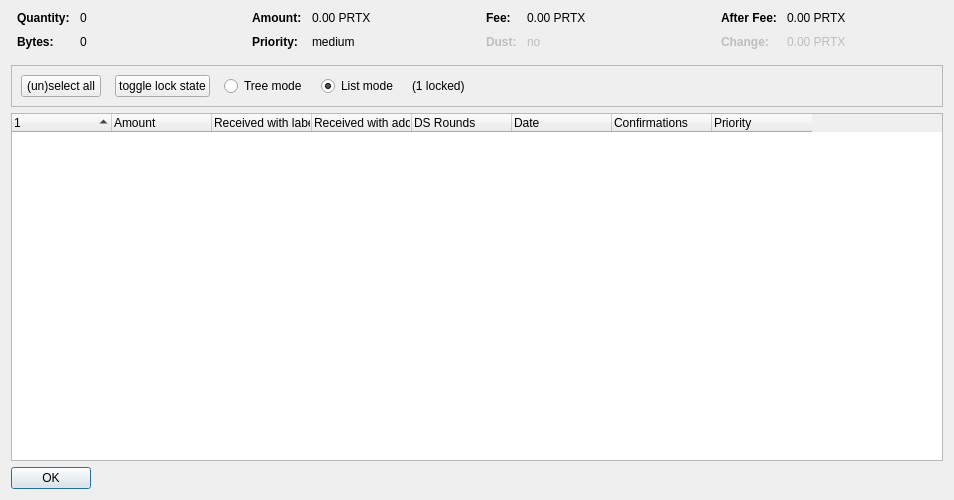
<?xml version="1.0" encoding="UTF-8"?>
<ui version="4.0">
 <class>CoinControlDialog</class>
 <widget class="QDialog" name="CoinControlDialog">
  <property name="geometry">
   <rect>
    <x>0</x>
    <y>0</y>
    <width>954</width>
    <height>500</height>
   </rect>
  </property>
  <property name="windowTitle">
   <string>Coin Selection</string>
  </property>
  <layout class="QVBoxLayout" name="verticalLayout">
   <item>
    <layout class="QHBoxLayout" name="horizontalLayoutTop" stretch="0,0,0,0">
     <property name="topMargin">
      <number>0</number>
     </property>
     <property name="bottomMargin">
      <number>10</number>
     </property>
     <item>
      <layout class="QFormLayout" name="formLayoutCoinControl1">
       <property name="horizontalSpacing">
        <number>10</number>
       </property>
       <property name="verticalSpacing">
        <number>10</number>
       </property>
       <property name="leftMargin">
        <number>6</number>
       </property>
       <property name="rightMargin">
        <number>6</number>
       </property>
       <item row="0" column="0">
        <widget class="QLabel" name="labelCoinControlQuantityText">
         <property name="font">
          <font>
           <weight>75</weight>
           <bold>true</bold>
          </font>
         </property>
         <property name="text">
          <string>Quantity:</string>
         </property>
        </widget>
       </item>
       <item row="0" column="1">
        <widget class="QLabel" name="labelCoinControlQuantity">
         <property name="cursor">
          <cursorShape>IBeamCursor</cursorShape>
         </property>
         <property name="contextMenuPolicy">
          <enum>Qt::ActionsContextMenu</enum>
         </property>
         <property name="text">
          <string notr="true">0</string>
         </property>
         <property name="textInteractionFlags">
          <set>Qt::LinksAccessibleByMouse|Qt::TextSelectableByKeyboard|Qt::TextSelectableByMouse</set>
         </property>
        </widget>
       </item>
       <item row="1" column="0">
        <widget class="QLabel" name="labelCoinControlBytesText">
         <property name="font">
          <font>
           <weight>75</weight>
           <bold>true</bold>
          </font>
         </property>
         <property name="text">
          <string>Bytes:</string>
         </property>
        </widget>
       </item>
       <item row="1" column="1">
        <widget class="QLabel" name="labelCoinControlBytes">
         <property name="cursor">
          <cursorShape>IBeamCursor</cursorShape>
         </property>
         <property name="contextMenuPolicy">
          <enum>Qt::ActionsContextMenu</enum>
         </property>
         <property name="text">
          <string notr="true">0</string>
         </property>
         <property name="textInteractionFlags">
          <set>Qt::LinksAccessibleByMouse|Qt::TextSelectableByKeyboard|Qt::TextSelectableByMouse</set>
         </property>
        </widget>
       </item>
      </layout>
     </item>
     <item>
      <layout class="QFormLayout" name="formLayoutCoinControl2">
       <property name="horizontalSpacing">
        <number>10</number>
       </property>
       <property name="verticalSpacing">
        <number>10</number>
       </property>
       <property name="leftMargin">
        <number>6</number>
       </property>
       <property name="rightMargin">
        <number>6</number>
       </property>
       <item row="0" column="0">
        <widget class="QLabel" name="labelCoinControlAmountText">
         <property name="font">
          <font>
           <weight>75</weight>
           <bold>true</bold>
          </font>
         </property>
         <property name="text">
          <string>Amount:</string>
         </property>
        </widget>
       </item>
       <item row="0" column="1">
        <widget class="QLabel" name="labelCoinControlAmount">
         <property name="cursor">
          <cursorShape>IBeamCursor</cursorShape>
         </property>
         <property name="contextMenuPolicy">
          <enum>Qt::ActionsContextMenu</enum>
         </property>
         <property name="text">
          <string notr="true">0.00 PRTX</string>
         </property>
         <property name="textInteractionFlags">
          <set>Qt::LinksAccessibleByMouse|Qt::TextSelectableByKeyboard|Qt::TextSelectableByMouse</set>
         </property>
        </widget>
       </item>
       <item row="1" column="0">
        <widget class="QLabel" name="labelCoinControlPriorityText">
         <property name="font">
          <font>
           <weight>75</weight>
           <bold>true</bold>
          </font>
         </property>
         <property name="text">
          <string>Priority:</string>
         </property>
        </widget>
       </item>
       <item row="1" column="1">
        <widget class="QLabel" name="labelCoinControlPriority">
         <property name="cursor">
          <cursorShape>IBeamCursor</cursorShape>
         </property>
         <property name="contextMenuPolicy">
          <enum>Qt::ActionsContextMenu</enum>
         </property>
         <property name="text">
          <string>medium</string>
         </property>
         <property name="textInteractionFlags">
          <set>Qt::LinksAccessibleByMouse|Qt::TextSelectableByKeyboard|Qt::TextSelectableByMouse</set>
         </property>
        </widget>
       </item>
      </layout>
     </item>
     <item>
      <layout class="QFormLayout" name="formLayoutCoinControl3">
       <property name="horizontalSpacing">
        <number>10</number>
       </property>
       <property name="verticalSpacing">
        <number>10</number>
       </property>
       <property name="leftMargin">
        <number>6</number>
       </property>
       <property name="rightMargin">
        <number>6</number>
       </property>
       <item row="0" column="0">
        <widget class="QLabel" name="labelCoinControlFeeText">
         <property name="font">
          <font>
           <weight>75</weight>
           <bold>true</bold>
          </font>
         </property>
         <property name="text">
          <string>Fee:</string>
         </property>
        </widget>
       </item>
       <item row="0" column="1">
        <widget class="QLabel" name="labelCoinControlFee">
         <property name="cursor">
          <cursorShape>IBeamCursor</cursorShape>
         </property>
         <property name="contextMenuPolicy">
          <enum>Qt::ActionsContextMenu</enum>
         </property>
         <property name="text">
          <string notr="true">0.00 PRTX</string>
         </property>
         <property name="textInteractionFlags">
          <set>Qt::LinksAccessibleByMouse|Qt::TextSelectableByKeyboard|Qt::TextSelectableByMouse</set>
         </property>
        </widget>
       </item>
       <item row="1" column="0">
        <widget class="QLabel" name="labelCoinControlLowOutputText">
         <property name="enabled">
          <bool>false</bool>
         </property>
         <property name="font">
          <font>
           <weight>75</weight>
           <bold>true</bold>
          </font>
         </property>
         <property name="text">
          <string>Dust:</string>
         </property>
        </widget>
       </item>
       <item row="1" column="1">
        <widget class="QLabel" name="labelCoinControlLowOutput">
         <property name="enabled">
          <bool>false</bool>
         </property>
         <property name="cursor">
          <cursorShape>IBeamCursor</cursorShape>
         </property>
         <property name="contextMenuPolicy">
          <enum>Qt::ActionsContextMenu</enum>
         </property>
         <property name="text">
          <string>no</string>
         </property>
         <property name="textInteractionFlags">
          <set>Qt::LinksAccessibleByMouse|Qt::TextSelectableByKeyboard|Qt::TextSelectableByMouse</set>
         </property>
        </widget>
       </item>
      </layout>
     </item>
     <item>
      <layout class="QFormLayout" name="formLayoutCoinControl4">
       <property name="horizontalSpacing">
        <number>10</number>
       </property>
       <property name="verticalSpacing">
        <number>10</number>
       </property>
       <property name="leftMargin">
        <number>6</number>
       </property>
       <property name="rightMargin">
        <number>6</number>
       </property>
       <item row="0" column="0">
        <widget class="QLabel" name="labelCoinControlAfterFeeText">
         <property name="font">
          <font>
           <weight>75</weight>
           <bold>true</bold>
          </font>
         </property>
         <property name="text">
          <string>After Fee:</string>
         </property>
        </widget>
       </item>
       <item row="0" column="1">
        <widget class="QLabel" name="labelCoinControlAfterFee">
         <property name="cursor">
          <cursorShape>IBeamCursor</cursorShape>
         </property>
         <property name="contextMenuPolicy">
          <enum>Qt::ActionsContextMenu</enum>
         </property>
         <property name="text">
          <string notr="true">0.00 PRTX</string>
         </property>
         <property name="textInteractionFlags">
          <set>Qt::LinksAccessibleByMouse|Qt::TextSelectableByKeyboard|Qt::TextSelectableByMouse</set>
         </property>
        </widget>
       </item>
       <item row="1" column="0">
        <widget class="QLabel" name="labelCoinControlChangeText">
         <property name="enabled">
          <bool>false</bool>
         </property>
         <property name="font">
          <font>
           <weight>75</weight>
           <bold>true</bold>
          </font>
         </property>
         <property name="text">
          <string>Change:</string>
         </property>
        </widget>
       </item>
       <item row="1" column="1">
        <widget class="QLabel" name="labelCoinControlChange">
         <property name="enabled">
          <bool>false</bool>
         </property>
         <property name="cursor">
          <cursorShape>IBeamCursor</cursorShape>
         </property>
         <property name="contextMenuPolicy">
          <enum>Qt::ActionsContextMenu</enum>
         </property>
         <property name="text">
          <string notr="true">0.00 PRTX</string>
         </property>
         <property name="textInteractionFlags">
          <set>Qt::LinksAccessibleByMouse|Qt::TextSelectableByKeyboard|Qt::TextSelectableByMouse</set>
         </property>
        </widget>
       </item>
      </layout>
     </item>
    </layout>
   </item>
   <item>
    <widget class="QFrame" name="frame">
     <property name="minimumSize">
      <size>
       <width>0</width>
       <height>40</height>
      </size>
     </property>
     <property name="frameShape">
      <enum>QFrame::StyledPanel</enum>
     </property>
     <property name="frameShadow">
      <enum>QFrame::Sunken</enum>
     </property>
     <layout class="QHBoxLayout" name="horizontalLayout">
      <item>
       <layout class="QHBoxLayout" name="horizontalLayoutPanel" stretch="0,0,0,0,0,0">
        <property name="spacing">
         <number>14</number>
        </property>
        <item>
         <widget class="QPushButton" name="pushButtonSelectAll">
          <property name="sizePolicy">
           <sizepolicy hsizetype="Maximum" vsizetype="Fixed">
            <horstretch>0</horstretch>
            <verstretch>0</verstretch>
           </sizepolicy>
          </property>
          <property name="text">
           <string>(un)select all</string>
          </property>
          <property name="autoDefault">
           <bool>false</bool>
          </property>
         </widget>
        </item>
        <item>
         <widget class="QPushButton" name="pushButtonToggleLock">
          <property name="sizePolicy">
           <sizepolicy hsizetype="Maximum" vsizetype="Fixed">
            <horstretch>0</horstretch>
            <verstretch>0</verstretch>
           </sizepolicy>
          </property>
          <property name="text">
           <string>toggle lock state</string>
          </property>
          <property name="autoDefault">
           <bool>false</bool>
          </property>
         </widget>
        </item>
        <item>
         <widget class="QRadioButton" name="radioTreeMode">
          <property name="sizePolicy">
           <sizepolicy hsizetype="Maximum" vsizetype="Fixed">
            <horstretch>0</horstretch>
            <verstretch>0</verstretch>
           </sizepolicy>
          </property>
          <property name="text">
           <string>Tree mode</string>
          </property>
         </widget>
        </item>
        <item>
         <widget class="QRadioButton" name="radioListMode">
          <property name="sizePolicy">
           <sizepolicy hsizetype="Maximum" vsizetype="Fixed">
            <horstretch>0</horstretch>
            <verstretch>0</verstretch>
           </sizepolicy>
          </property>
          <property name="text">
           <string>List mode</string>
          </property>
          <property name="checked">
           <bool>true</bool>
          </property>
         </widget>
        </item>
        <item>
         <widget class="QLabel" name="labelLocked">
          <property name="text">
           <string>(1 locked)</string>
          </property>
         </widget>
        </item>
        <item>
         <spacer name="horizontalSpacer">
          <property name="orientation">
           <enum>Qt::Horizontal</enum>
          </property>
          <property name="sizeHint" stdset="0">
           <size>
            <width>40</width>
            <height>20</height>
           </size>
          </property>
         </spacer>
        </item>
       </layout>
      </item>
     </layout>
    </widget>
   </item>
   <item>
    <widget class="CoinControlTreeWidget" name="treeWidget">
     <property name="contextMenuPolicy">
      <enum>Qt::CustomContextMenu</enum>
     </property>
     <property name="sortingEnabled">
      <bool>false</bool>
     </property>
     <property name="columnCount">
      <number>8</number>
     </property>
     <attribute name="headerShowSortIndicator" stdset="0">
      <bool>true</bool>
     </attribute>
     <attribute name="headerStretchLastSection">
      <bool>false</bool>
     </attribute>
     <column>
      <property name="text">
       <string/>
      </property>
     </column>
     <column>
      <property name="text">
       <string>Amount</string>
      </property>
     </column>
     <column>
      <property name="text">
       <string>Received with label</string>
      </property>
     </column>
     <column>
      <property name="text">
       <string>Received with address</string>
      </property>
     </column>
     <column>
      <property name="text">
       <string>DS Rounds</string>
      </property>
     </column>
     <column>
      <property name="text">
       <string>Date</string>
      </property>
     </column>
     <column>
      <property name="text">
       <string>Confirmations</string>
      </property>
      <property name="toolTip">
       <string>Confirmed</string>
      </property>
     </column>
     <column>
      <property name="text">
       <string>Priority</string>
      </property>
     </column>
    </widget>
   </item>
   <item>
    <widget class="QDialogButtonBox" name="buttonBox">
     <property name="sizePolicy">
      <sizepolicy hsizetype="Maximum" vsizetype="Fixed">
       <horstretch>0</horstretch>
       <verstretch>0</verstretch>
      </sizepolicy>
     </property>
     <property name="orientation">
      <enum>Qt::Horizontal</enum>
     </property>
     <property name="standardButtons">
      <set>QDialogButtonBox::Ok</set>
     </property>
    </widget>
   </item>
  </layout>
 </widget>
 <customwidgets>
  <customwidget>
   <class>CoinControlTreeWidget</class>
   <extends>QTreeWidget</extends>
   <header>coincontroltreewidget.h</header>
  </customwidget>
 </customwidgets>
 <resources/>
 <connections/>
</ui>
